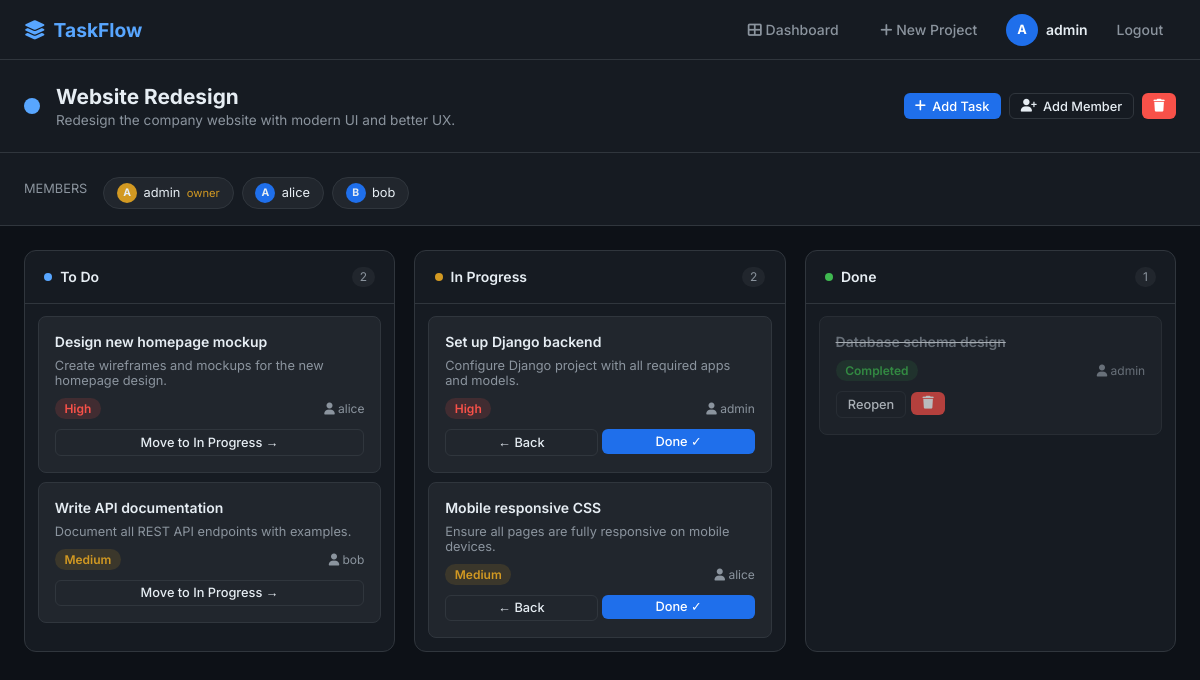
Screenshot of /projects/1/ (signed in) with the database file from the repository.
### projects/models.py (models this page shows, shortened)
class Project(models.Model):
    name = models.CharField(max_length=200)
    description = models.TextField(blank=True)
    owner = models.ForeignKey(User, on_delete=models.CASCADE, related_name='owned_projects')
    members = models.ManyToManyField(User, related_name='member_projects', blank=True)
    created = models.DateTimeField(auto_now_add=True)
    color = models.CharField(max_length=7, default='#e8c547')

class Task(models.Model):
    STATUS_CHOICES = [
        ('todo', 'To Do'),
        ('inprogress', 'In Progress'),
        ('done', 'Done'),
    ]
    PRIORITY_CHOICES = [
        ('low', 'Low'),
        ('medium', 'Medium'),
        ('high', 'High'),
    ]
    project = models.ForeignKey(Project, on_delete=models.CASCADE, related_name='tasks')
    title = models.CharField(max_length=200)
    description = models.TextField(blank=True)
    status = models.CharField(max_length=20, choices=STATUS_CHOICES, default='todo')
    priority = models.CharField(max_length=10, choices=PRIORITY_CHOICES, default='medium')
    assigned_to = models.ForeignKey(User, on_delete=models.SET_NULL, null=True, blank=True, related_name='assigned_tasks')
    created_by = models.ForeignKey(User, on_delete=models.CASCADE, related_name='created_tasks')
    created = models.DateTimeField(auto_now_add=True)
    due_date = models.DateField(null=True, blank=True)

### projects/views.py (the view)
# urls.py: path('projects/<int:pk>/', views.project_detail, name='project_detail'),
@login_required
def project_detail(request, pk):
    project = get_object_or_404(Project, pk=pk)
    if request.user != project.owner and request.user not in project.members.all():
        messages.error(request, "You don't have access to this project.")
        return redirect('dashboard')
    todo_tasks = project.tasks.filter(status='todo')
    inprogress_tasks = project.tasks.filter(status='inprogress')
    done_tasks = project.tasks.filter(status='done')
    all_users = User.objects.exclude(pk=project.owner.pk)
    return render(request, 'projects/project_detail.html', {
        'project': project,
        'todo_tasks': todo_tasks,
        'inprogress_tasks': inprogress_tasks,
        'done_tasks': done_tasks,
        'all_users': all_users,
    })

### templates/projects/project_detail.html (shortened to what this page needs)
{% extends 'base.html' %}
{% block content %}
<div class="project-header">
    <div class="project-header-left">
        <div class="project-dot" style="background:{{ project.color }}"></div>
        <div>
            <h1>{{ project.name }}</h1>
            {% if project.description %}<p>{{ project.description }}</p>{% endif %}
        </div>
    </div>
    <div style="display:flex;gap:0.5rem;flex-wrap:wrap;">
        <button class="btn btn-primary btn-sm" onclick="document.getElementById('addTaskModal').classList.add('active')"><i class="fas fa-plus"></i> Add Task</button>
        {% if user == project.owner %}
        <button class="btn btn-outline btn-sm" onclick="document.getElementById('addMemberModal').classList.add('active')"><i class="fas fa-user-plus"></i> Add Member</button>
        <a href="/projects/{{ project.pk }}/delete/" class="btn btn-danger btn-sm" onclick="return confirm('Delete this project?')"><i class="fas fa-trash"></i></a>
        {% endif %}
    </div>
</div>
<div class="members-section" style="background:var(--surface);border-bottom:1px solid var(--border);">
    <div style="display:flex;align-items:center;gap:1rem;max-width:1300px;margin:0 auto;">
        <span style="font-size:0.8rem;color:var(--muted);">MEMBERS</span>
        <div class="member-chips">
            <div class="member-chip"><div class="chip-avatar" style="background:var(--warning)">{{ project.owner.username|first|upper }}</div>{{ project.owner.username }} <span style="color:var(--warning);font-size:0.7rem;">owner</span></div>
            {% for member in project.members.all %}
            <div class="member-chip"><div class="chip-avatar">{{ member.username|first|upper }}</div>{{ member.username }}</div>
            {% endfor %}
        </div>
    </div>
</div>
<div class="board">
    <div class="column">
        <div class="column-header">
            <div class="column-title"><div class="col-dot" style="background:var(--todo)"></div>To Do</div>
            <span class="col-count">{{ todo_tasks.count }}</span>
        </div>
        <div class="tasks-list">
            {% for task in todo_tasks %}
            <div class="task-card">
                <div class="task-card-title"><a href="/tasks/{{ task.pk }}/">{{ task.title }}</a></div>
                {% if task.description %}<div style="font-size:0.8rem;color:var(--muted);margin-bottom:0.3rem;">{{ task.description|truncatechars:60 }}</div>{% endif %}
                <div class="task-card-meta">
                    <span class="badge badge-{{ task.priority }}">{{ task.get_priority_display }}</span>
                    {% if task.assigned_to %}<span class="task-assignee"><i class="fas fa-user"></i> {{ task.assigned_to.username }}</span>{% endif %}
                </div>
                <div class="task-actions">
                    <form method="post" action="/tasks/{{ task.pk }}/status/" style="flex:1">{% csrf_token %}<input type="hidden" name="status" value="inprogress"><button type="submit" class="btn btn-outline btn-sm" style="width:100%;justify-content:center;">Move to In Progress →</button></form>
                </div>
            </div>
            {% empty %}<div style="text-align:center;padding:2rem;color:var(--muted);font-size:0.85rem;">No tasks yet</div>
            {% endfor %}
        </div>
    </div>
    <div class="column">
        <div class="column-header">
            <div class="column-title"><div class="col-dot" style="background:var(--warning)"></div>In Progress</div>
            <span class="col-count">{{ inprogress_tasks.count }}</span>
        </div>
        <div class="tasks-list">
            {% for task in inprogress_tasks %}
            <div class="task-card">
                <div class="task-card-title"><a href="/tasks/{{ task.pk }}/">{{ task.title }}</a></div>
                {% if task.description %}<div style="font-size:0.8rem;color:var(--muted);margin-bottom:0.3rem;">{{ task.description|truncatechars:60 }}</div>{% endif %}
                <div class="task-card-meta">
                    <span class="badge badge-{{ task.priority }}">{{ task.get_priority_display }}</span>
                    {% if task.assigned_to %}<span class="task-assignee"><i class="fas fa-user"></i> {{ task.assigned_to.username }}</span>{% endif %}
                </div>
                <div class="task-actions">
                    <form method="post" action="/tasks/{{ task.pk }}/status/" style="flex:1">{% csrf_token %}<input type="hidden" name="status" value="todo"><button type="submit" class="btn btn-outline btn-sm" style="width:100%;justify-content:center;">← Back</button></form>
                    <form method="post" action="/tasks/{{ task.pk }}/status/" style="flex:1">{% csrf_token %}<input type="hidden" name="status" value="done"><button type="submit" class="btn btn-primary btn-sm" style="width:100%;justify-content:center;">Done ✓</button></form>
                </div>
            </div>
            {% empty %}<div style="text-align:center;padding:2rem;color:var(--muted);font-size:0.85rem;">No tasks in progress</div>
            {% endfor %}
        </div>
    </div>
    <div class="column">
        <div class="column-header">
            <div class="column-title"><div class="col-dot" style="background:var(--success)"></div>Done</div>
            <span class="col-count">{{ done_tasks.count }}</span>
        </div>
        <div class="tasks-list">
            {% for task in done_tasks %}
            <div class="task-card" style="opacity:0.7">
                <div class="task-card-title" style="text-decoration:line-through"><a href="/tasks/{{ task.pk }}/" style="color:var(--muted)">{{ task.title }}</a></div>
                <div class="task-card-meta">
                    <span class="badge badge-done">Completed</span>
                    {% if task.assigned_to %}<span class="task-assignee"><i class="fas fa-user"></i> {{ task.assigned_to.username }}</span>{% endif %}
                </div>
                <div class="task-actions">
                    <form method="post" action="/tasks/{{ task.pk }}/status/">{% csrf_token %}<input type="hidden" name="status" value="todo"><button type="submit" class="btn btn-outline btn-sm">Reopen</button></form>
                    <form method="post" action="/tasks/{{ task.pk }}/delete/">{% csrf_token %}<button type="submit" class="btn btn-danger btn-sm" onclick="return confirm('Delete task?')"><i class="fas fa-trash"></i></button></form>
                </div>
            </div>
            {% empty %}<div style="text-align:center;padding:2rem;color:var(--muted);font-size:0.85rem;">No completed tasks</div>
            {% endfor %}
        </div>
    </div>
</div>
{% endblock %}

### templates/base.html (shortened to what this page needs)
<!DOCTYPE html>
<html lang="en">
<head>
    <link href="https://cdnjs.cloudflare.com/ajax/libs/font-awesome/6.4.0/css/all.min.css" rel="stylesheet">
</head>
<body>
<nav>
    <a href="/" class="nav-brand"><i class="fas fa-layer-group"></i> TaskFlow</a>
    <div class="nav-links">
        {% if user.is_authenticated %}
        <a href="/dashboard/"><i class="fas fa-th-large"></i> Dashboard</a>
        <a href="/projects/create/"><i class="fas fa-plus"></i> New Project</a>
        <div class="nav-user">
            <div class="avatar">{{ user.username|first|upper }}</div>
            {{ user.username }}
        </div>
        <a href="/accounts/logout/">Logout</a>
        {% else %}
        <a href="/accounts/login/">Login</a>
        <a href="/accounts/register/" style="background:var(--accent2);color:#fff;padding:0.4rem 1rem;border-radius:6px;">Sign Up</a>
        {% endif %}
    </div>
</nav>
{% block content %}{% endblock %}
</body>
</html>

### templates/base.html (style rules this page uses)
:root { --bg: #0d1117; --surface: #161b22; --surface2: #21262d; --accent: #58a6ff; --accent2: #1f6feb; --text: #e6edf3; --muted: #8b949e; --border: #30363d; --danger: #f85149; --success: #3fb950; --warning: #d29922; --todo: #58a6ff; --inprogress: #d29922; --done: #3fb950; }
* { margin:0; padding:0; box-sizing:border-box; }
body { background:var(--bg); color:var(--text); font-family:'Inter',sans-serif; min-height:100vh; }
nav { background:var(--surface); border-bottom:1px solid var(--border); padding:0 1.5rem; height:60px; display:flex; align-items:center; justify-content:space-between; position:sticky; top:0; z-index:100; }
.nav-brand { font-size:1.2rem; font-weight:700; color:var(--accent); text-decoration:none; display:flex; align-items:center; gap:0.5rem; }
.nav-links { display:flex; align-items:center; gap:1rem; }
.nav-links a { color:var(--muted); text-decoration:none; font-size:0.875rem; font-weight:500; transition:color 0.2s; padding:0.4rem 0.8rem; border-radius:6px; }
.nav-user { display:flex; align-items:center; gap:0.5rem; color:var(--text); font-size:0.875rem; font-weight:600; }
.avatar { width:32px; height:32px; background:var(--accent2); border-radius:50%; display:flex; align-items:center; justify-content:center; font-size:0.8rem; font-weight:700; color:#fff; }
.btn { display:inline-flex; align-items:center; gap:0.4rem; padding:0.5rem 1rem; border-radius:6px; font-size:0.875rem; font-weight:500; cursor:pointer; border:none; text-decoration:none; transition:all 0.2s; font-family:'Inter',sans-serif; }
.btn-primary { background:var(--accent2); color:#fff; }
.btn-outline { background:transparent; color:var(--text); border:1px solid var(--border); }
.btn-danger { background:var(--danger); color:#fff; }
.btn-sm { padding:0.3rem 0.7rem; font-size:0.8rem; }
.badge { display:inline-block; padding:0.2rem 0.6rem; border-radius:20px; font-size:0.75rem; font-weight:600; }
.badge-done { background:rgba(63,185,80,0.15); color:var(--success); }
.badge-high { background:rgba(248,81,73,0.15); color:var(--danger); }
.badge-medium { background:rgba(210,153,34,0.15); color:var(--warning); }

### templates/projects/project_detail.html (style rules this page uses)
.project-header { background:var(--surface); border-bottom:1px solid var(--border); padding:1.5rem; display:flex; align-items:center; justify-content:space-between; gap:1rem; flex-wrap:wrap; }
.project-header-left { display:flex; align-items:center; gap:1rem; }
.project-dot { width:16px; height:16px; border-radius:50%; flex-shrink:0; }
.project-header h1 { font-size:1.3rem; font-weight:700; }
.project-header p { color:var(--muted); font-size:0.85rem; margin-top:0.2rem; }
.board { display:grid; grid-template-columns:repeat(3,1fr); gap:1.2rem; padding:1.5rem; max-width:1300px; margin:0 auto; }
.column { background:var(--surface); border:1px solid var(--border); border-radius:12px; overflow:hidden; }
.column-header { padding:1rem 1.2rem; border-bottom:1px solid var(--border); display:flex; align-items:center; justify-content:space-between; }
.column-title { font-size:0.875rem; font-weight:600; display:flex; align-items:center; gap:0.5rem; }
.col-dot { width:8px; height:8px; border-radius:50%; }
.col-count { background:var(--surface2); padding:0.15rem 0.5rem; border-radius:10px; font-size:0.75rem; color:var(--muted); }
.tasks-list { padding:0.8rem; display:flex; flex-direction:column; gap:0.6rem; min-height:200px; }
.task-card { background:var(--surface2); border:1px solid var(--border); border-radius:8px; padding:1rem; transition:all 0.2s; }
.task-card-title { font-size:0.875rem; font-weight:600; margin-bottom:0.5rem; }
.task-card a { color:var(--text); text-decoration:none; }
.task-card-meta { display:flex; align-items:center; gap:0.4rem; flex-wrap:wrap; margin-top:0.6rem; }
.task-assignee { font-size:0.75rem; color:var(--muted); margin-left:auto; }
.task-actions { display:flex; gap:0.3rem; margin-top:0.6rem; }
.members-section { padding:1rem 1.5rem; }
.member-chips { display:flex; gap:0.5rem; flex-wrap:wrap; margin-top:0.5rem; }
.member-chip { display:flex; align-items:center; gap:0.4rem; background:var(--surface2); border:1px solid var(--border); border-radius:20px; padding:0.3rem 0.8rem; font-size:0.8rem; }
.chip-avatar { width:20px; height:20px; background:var(--accent2); border-radius:50%; display:flex; align-items:center; justify-content:center; font-size:0.65rem; font-weight:700; }

### rows the page displays
Project: name "Website Redesign", description "Redesign the company website with modern UI and better UX.", owner.username|first "A", owner.username "admin"
Task: title "Design new homepage mockup", description "Create wireframes and mockups for the new homepage design.", priority "High", assigned_to.username "alice"
Task: title "Write API documentation", description "Document all REST API endpoints with examples.", priority "Medium", assigned_to.username "bob"
Task: title "Set up Django backend", description "Configure Django project with all required apps and models.", priority "High", assigned_to.username "admin"
Task: title "Mobile responsive CSS", description "Ensure all pages are fully responsive on mobile devices.", priority "Medium", assigned_to.username "alice"
Task: title "Database schema design", assigned_to.username "admin"

### other values shown
{{ user.username|first|upper }} "A"
{{ user.username }} "admin"
{{ member.username|first|upper }} "A"
{{ member.username }} "alice"
{{ member.username|first|upper }} "B"
{{ member.username }} "bob"
{{ todo_tasks.count }} "2"
{{ inprogress_tasks.count }} "2"
{{ done_tasks.count }} "1"
